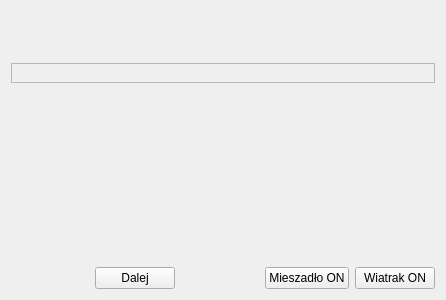
<?xml version="1.0" encoding="UTF-8"?>
<ui version="4.0">
 <class>TestPageForm</class>
 <widget class="QWidget" name="TestPageForm">
  <property name="geometry">
   <rect>
    <x>0</x>
    <y>0</y>
    <width>446</width>
    <height>300</height>
   </rect>
  </property>
  <property name="windowTitle">
   <string>Form</string>
  </property>
  <layout class="QVBoxLayout" name="verticalLayout">
   <item>
    <widget class="QLabel" name="title">
     <property name="enabled">
      <bool>true</bool>
     </property>
     <property name="font">
      <font>
       <pointsize>14</pointsize>
       <weight>75</weight>
       <bold>true</bold>
      </font>
     </property>
     <property name="text">
      <string/>
     </property>
     <property name="textFormat">
      <enum>Qt::PlainText</enum>
     </property>
     <property name="wordWrap">
      <bool>true</bool>
     </property>
    </widget>
   </item>
   <item>
    <widget class="QLabel" name="subtitle">
     <property name="font">
      <font>
       <pointsize>12</pointsize>
       <italic>true</italic>
      </font>
     </property>
     <property name="text">
      <string/>
     </property>
     <property name="wordWrap">
      <bool>true</bool>
     </property>
    </widget>
   </item>
   <item>
    <widget class="QFrame" name="frTestPage">
     <property name="frameShape">
      <enum>QFrame::StyledPanel</enum>
     </property>
     <property name="frameShadow">
      <enum>QFrame::Raised</enum>
     </property>
     <layout class="QVBoxLayout" name="testPageLayout"/>
    </widget>
   </item>
   <item>
    <spacer name="verticalSpacer">
     <property name="orientation">
      <enum>Qt::Vertical</enum>
     </property>
     <property name="sizeHint" stdset="0">
      <size>
       <width>20</width>
       <height>171</height>
      </size>
     </property>
    </spacer>
   </item>
   <item>
    <layout class="QHBoxLayout" name="horizontalLayout_3">
     <item>
      <spacer name="horizontalSpacer_3">
       <property name="orientation">
        <enum>Qt::Horizontal</enum>
       </property>
       <property name="sizeHint" stdset="0">
        <size>
         <width>40</width>
         <height>20</height>
        </size>
       </property>
      </spacer>
     </item>
     <item>
      <widget class="QPushButton" name="pbNext">
       <property name="text">
        <string>Dalej</string>
       </property>
      </widget>
     </item>
     <item>
      <spacer name="horizontalSpacer_4">
       <property name="orientation">
        <enum>Qt::Horizontal</enum>
       </property>
       <property name="sizeHint" stdset="0">
        <size>
         <width>40</width>
         <height>20</height>
        </size>
       </property>
      </spacer>
     </item>
     <item>
      <widget class="QPushButton" name="pbMieszadloOn">
       <property name="text">
        <string>Mieszadło ON</string>
       </property>
      </widget>
     </item>
     <item>
      <widget class="QPushButton" name="pbWiatrakOn">
       <property name="text">
        <string>Wiatrak ON</string>
       </property>
      </widget>
     </item>
    </layout>
   </item>
  </layout>
 </widget>
 <resources/>
 <connections/>
</ui>
